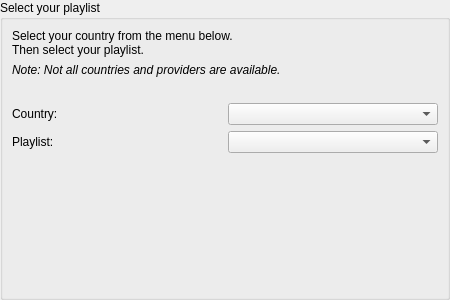
<?xml version="1.0" encoding="UTF-8"?>
<ui version="4.0">
 <class>PlaylistSelect</class>
 <widget class="QWidget" name="PlaylistSelect">
  <property name="geometry">
   <rect>
    <x>0</x>
    <y>0</y>
    <width>450</width>
    <height>300</height>
   </rect>
  </property>
  <layout class="QVBoxLayout">
   <property name="margin">
    <number>0</number>
   </property>
   <item>
    <widget class="QGroupBox" name="groupBox">
     <property name="title">
      <string>Select your playlist</string>
     </property>
     <layout class="QGridLayout" name="gridLayout">
      <item row="3" column="1">
       <widget class="QComboBox" name="countryBox"/>
      </item>
      <item row="3" column="0">
       <widget class="QLabel" name="labelCountry">
        <property name="text">
         <string>Country:</string>
        </property>
       </widget>
      </item>
      <item row="0" column="0" colspan="2">
       <widget class="QLabel" name="labelInfo">
        <property name="text">
         <string>Select your country from the menu below.
Then select your playlist.</string>
        </property>
       </widget>
      </item>
      <item row="1" column="0" colspan="2">
       <widget class="QLabel" name="labelNote">
        <property name="text">
         <string>&lt;i&gt;Note: Not all countries and providers are available.&lt;/i&gt;</string>
        </property>
       </widget>
      </item>
      <item row="6" column="0" colspan="2">
       <spacer name="verticalSpacer">
        <property name="orientation">
         <enum>Qt::Vertical</enum>
        </property>
        <property name="sizeHint" stdset="0">
         <size>
          <width>20</width>
          <height>40</height>
         </size>
        </property>
       </spacer>
      </item>
      <item row="2" column="0" colspan="2">
       <widget class="QLabel" name="labelSpacer">
        <property name="text">
         <string notr="true"/>
        </property>
       </widget>
      </item>
      <item row="4" column="0">
       <widget class="QLabel" name="labelPlaylist">
        <property name="text">
         <string>Playlist:</string>
        </property>
       </widget>
      </item>
      <item row="4" column="1">
       <widget class="QComboBox" name="playlistBox"/>
      </item>
     </layout>
    </widget>
   </item>
  </layout>
 </widget>
 <resources>
  <include location="../../../data/icons.qrc"/>
 </resources>
 <connections/>
</ui>
